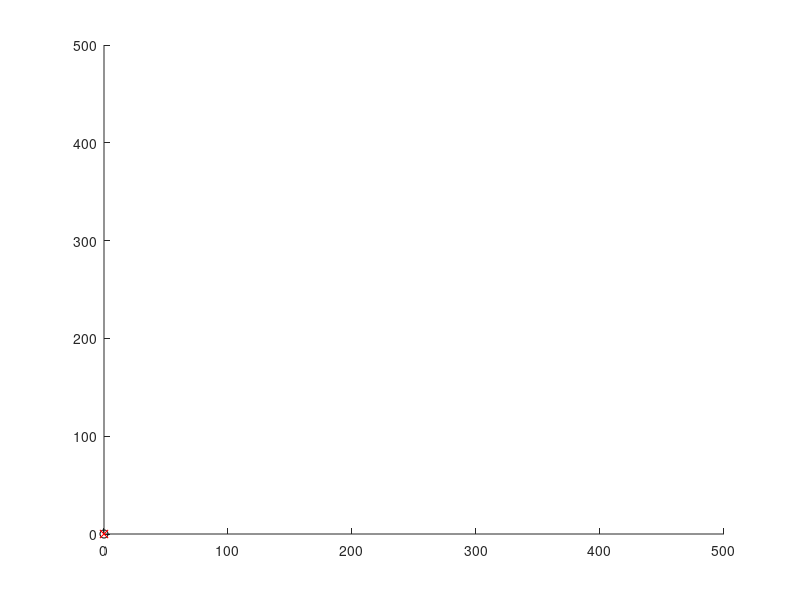

MATLAB code to generate this figure: (Note: this script raises an error after producing the figure.)
%% Playback Engine %%

% Playback engine to replay the exact scenario.
% Load a "history" variable by loading one of the trainset data: e.g. trainset1.mat
% Speed of playback can be controlled via the parameters.

%% Blank slate
clc
fprintf('Script executing...\n');
close all
clearvars -except history

%% Playback Parameters

fps = 30; 
playback_speed = 2; % >0x to 4x (decimals accepted)


%% Simulation Parameters (please edit to match playback data)
field_size = 500; % edit if required

%% Initialisation of Playback

% initialise the figure
fig1 = figure(1);
hold on
axis([0 field_size 0 field_size])
plotHandle = plot(0,0,'ok');
sheepdogHandle = plot(0,0,'xr');

i = 1;
prev_toc = 0;
tic
while i <= size(history.sheep_x,1)
    if toc - prev_toc >= 1/fps
        plotHandle.set('XData', history.sheep_x(i,:), 'YData', history.sheep_y(i,:));
        sheepdogHandle.set('XData',history.mouse_pos(i,1),'YData',history.mouse_pos(i,2));
        prev_toc = toc;
    end
    i = i + 1;
    pause(0.04/playback_speed)
end